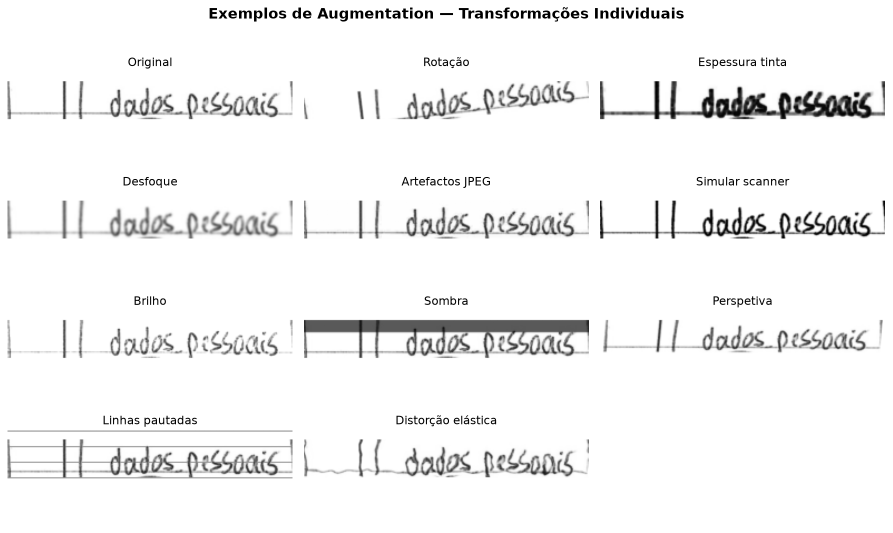
#> input picture visualize_augmentations/augmentation_individual.png, 1785 x 1065 px (shown at 1/2 size)
$ python visualize_augmentations.py --image augmentation_individual.png
#> lines starting #> are read from the running program, lines starting #| are printed output that depends on the picture
"""
Visualização de Augmentation — gera imagens de exemplo para apresentação/relatório.

Usage:
    python visualize_augmentations.py --image real_crops/algum_crop.png

Gera dois ficheiros:
    augmentation_individual.png  -> cada transformação isolada, com legenda
    augmentation_pipeline.png    -> N passagens completas do pipeline (como no treino)
"""

import argparse
import io
import random

import cv2
import numpy as np
from PIL import Image, ImageFilter
import matplotlib.pyplot as plt

TARGET_W = 256
TARGET_H = 50


# ── Normalização (igual ao treino) ─────────────────────────────
def normalize(img: Image.Image) -> Image.Image:
    img = img.convert("L")
    w, h = img.size
    scale = min(TARGET_W / w, TARGET_H / h)
    nw, nh = max(1, int(w * scale)), max(1, int(h * scale))
    img = img.resize((nw, nh), Image.BILINEAR)
    canvas = Image.new("L", (TARGET_W, TARGET_H), 255)
    canvas.paste(img, ((TARGET_W - nw) // 2, (TARGET_H - nh) // 2))
    return canvas


# ── Transformações individuais (idênticas ao ImageAugmentor) ──
def random_rotation(img):
    angle = random.uniform(-3, 3)
    arr = np.array(img)
    h, w = arr.shape[:2]
    M = cv2.getRotationMatrix2D((w / 2, h / 2), angle, 1.0)
    rotated = cv2.warpAffine(arr, M, (w, h), borderMode=cv2.BORDER_CONSTANT, borderValue=255)
    return Image.fromarray(rotated)


def ink_thickness(img):
    arr = np.array(img)
    kernel = np.ones((2, 2), np.uint8)
    result = cv2.dilate(255 - arr, kernel, iterations=1)
    return Image.fromarray(255 - result)


# [8 lines left out: function add_ruled_lines, not called in this run]


def jpeg_artifacts(img):
    buf = io.BytesIO()
    img.save(buf, format="JPEG", quality=50)
    buf.seek(0)
    return Image.open(buf).copy()


# [31 lines left out: functions shadow_corner, random_perspective, simulate_scanner, not called in this run]


def blur(img):
    return img.filter(ImageFilter.GaussianBlur(radius=0.6))


# [42 lines left out: functions brightness, elastic_transform, full_pipeline, not called in this run]


# ── Geração das grelhas ─────────────────────────────────────────
def make_individual_grid(img: Image.Image, out_path: str):
    base = normalize(img)
    transforms = [
        ("Original", base),
        ("Rotação", normalize(random_rotation(img))),
        ("Espessura tinta", normalize(ink_thickness(img))),
        ("Desfoque", normalize(blur(img))),
        ("Artefactos JPEG", normalize(jpeg_artifacts(img))),
        ("Simular scanner", normalize(simulate_scanner(img))),
        ("Brilho", normalize(brightness(img))),
        ("Sombra", normalize(shadow_corner(img))),
        ("Perspetiva", normalize(random_perspective(img))),
        ("Linhas pautadas", add_ruled_lines(normalize(img))),
        ("Distorção elástica", normalize(elastic_transform(img))),
    ]

    cols = 3
    rows = (len(transforms) + cols - 1) // cols
    fig, axes = plt.subplots(rows, cols, figsize=(cols * 4, rows * 1.8), facecolor="white")
    axes = axes.flatten()

    for ax, (name, t_img) in zip(axes, transforms):
        ax.imshow(t_img, cmap="gray", vmin=0, vmax=255)
        ax.set_title(name, fontsize=11)
        ax.axis("off")

    for ax in axes[len(transforms):]:
        ax.axis("off")

    fig.suptitle("Exemplos de Augmentation — Transformações Individuais", fontsize=14, fontweight="bold")
    plt.tight_layout()
    plt.savefig(out_path, dpi=150, bbox_inches="tight", facecolor="white")
    print(f"Grelha individual guardada → {out_path}")


# [20 lines left out: function make_pipeline_grid, not called in this run]


if __name__ == "__main__":
    parser = argparse.ArgumentParser(description="Gera imagens de exemplo de augmentation.")
    parser.add_argument("--image", required=True, help="Caminho para um crop de exemplo (ex: real_crops/x.png)")
    parser.add_argument("--out-individual", default="augmentation_individual.png")
    parser.add_argument("--out-pipeline", default="augmentation_pipeline.png")
    parser.add_argument("--n-samples", type=int, default=12, help="Nº de amostras na grelha do pipeline")
    args = parser.parse_args()

    img = Image.open(args.image)
#> img is the input picture: PIL image 1785x1065 RGBA; mean R, G, B, A 243.2, 243.2, 243.2, 255
    make_individual_grid(img, args.out_individual)
#> in normalize, `canvas = Image.new("L", (TARGET_W, TARGET_H), 255)`: canvas: PIL image 256x50 L; every value is 255
#> in normalize, `canvas.paste(img, ((TARGET_W - nw) // 2, (TARGET_H - nh) // 2))`:
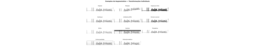
#> canvas: PIL image 256x50 L; min 85, max 255, mean 251.2
#> in random_rotation, `rotated = cv2.warpAffine(arr, M, (w, h), borderMode=cv2.BORDER_CONSTAN..`:
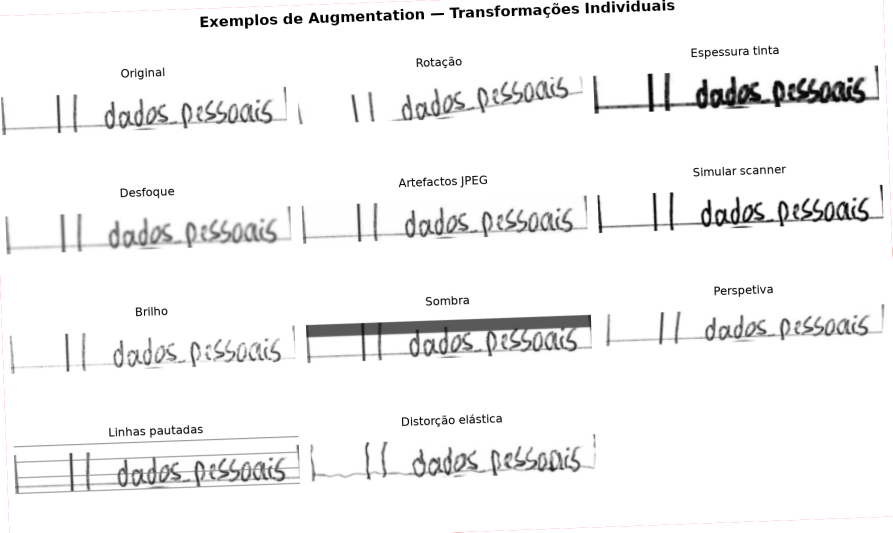
#> rotated: shape (1065, 1785, 4) (shown at 1/2 size); mean R, G, B, A 243.2, 238.2, 238.2, 249.9; transparent parts drawn white
#> in normalize (call 2), `img = img.convert("L")`:
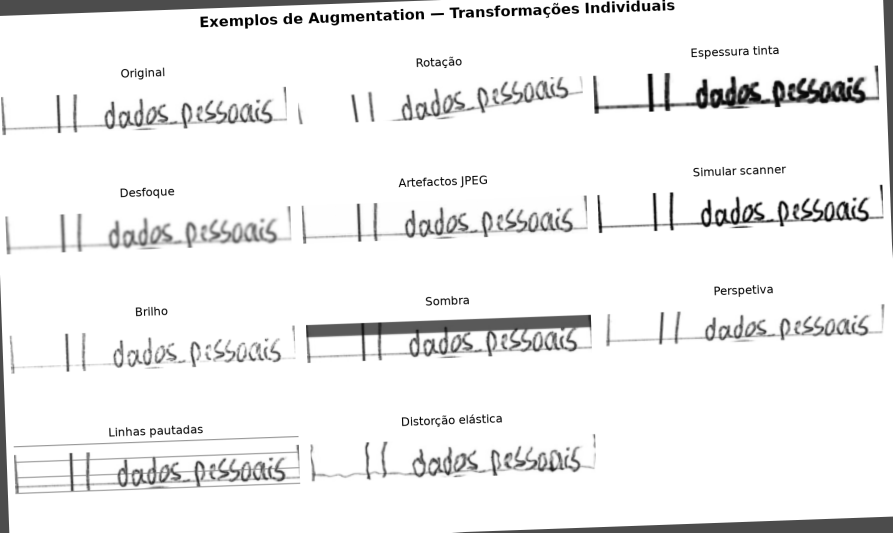
#> img: PIL image 1785x1065 L (shown at 1/2 size); min 0, max 255, mean 239.7
#> in normalize (call 2), `img = img.resize((nw, nh), Image.BILINEAR)`:
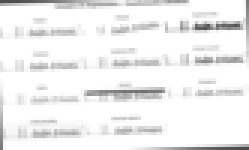
#> img: PIL image 83x50 L (shown 3 times larger); min 76, max 255, mean 239.9
#> in normalize (call 2), `canvas.paste(img, ((TARGET_W - nw) // 2, (TARGET_H - nh) // 2))`:
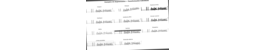
#> canvas: PIL image 256x50 L; min 76, max 255, mean 250.1
#> in ink_thickness, `return Image.fromarray(255 - result)`:
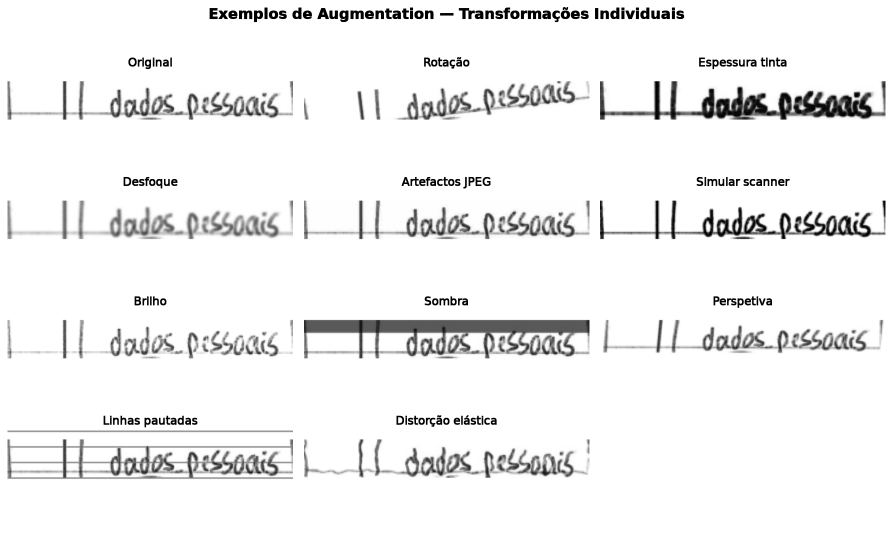
#> returned value: PIL image 1785x1065 RGBA (shown at 1/2 size); mean R, G, B, A 240.5, 240.5, 240.5, 255
#> in normalize (call 3), `img = img.resize((nw, nh), Image.BILINEAR)`:
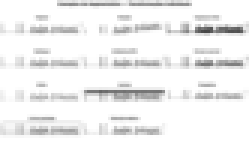
#> img: PIL image 83x50 L (shown 3 times larger); min 71, max 255, mean 240.4
#> (the run stopped early here; a loop or call above may not have finished)
